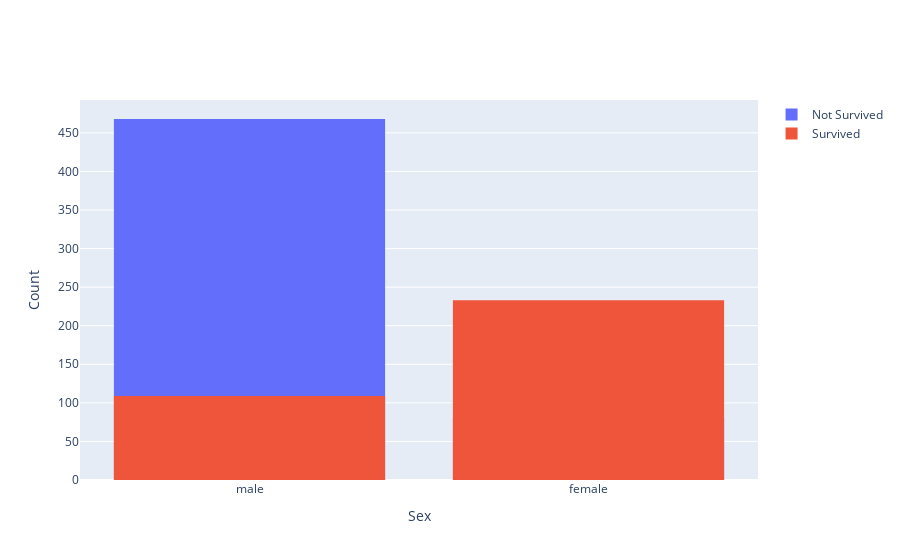

Notebook source saved alongside this figure:
### Code cell
fig = go.Figure()
fig.add_trace(go.Histogram(x=train[train['Survived']==0]['Sex'], name='Not Survived'))
fig.add_trace(go.Histogram(x=train[train['Survived']==1]['Sex'], name='Survived'))
fig.update_layout(xaxis_title='Sex', yaxis_title='Count')
fig.update_layout(barmode='overlay')

### Figure 1 — Plotly figure (JSON) as saved in the notebook; plotly's stock layout.template omitted (floating-point values rounded to 4 significant figures; data arrays with more than 128 entries replaced by an {"elided": "..."} marker saying what was removed)
{"data": [{"name": "Not Survived", "type": "histogram", "x": {"elided": "549 str values"}}, {"name": "Survived", "type": "histogram", "x": {"elided": "342 str values"}}], "layout": {"barmode": "overlay", "xaxis": {"title": {"text": "Sex"}}, "yaxis": {"title": {"text": "Count"}}}}
